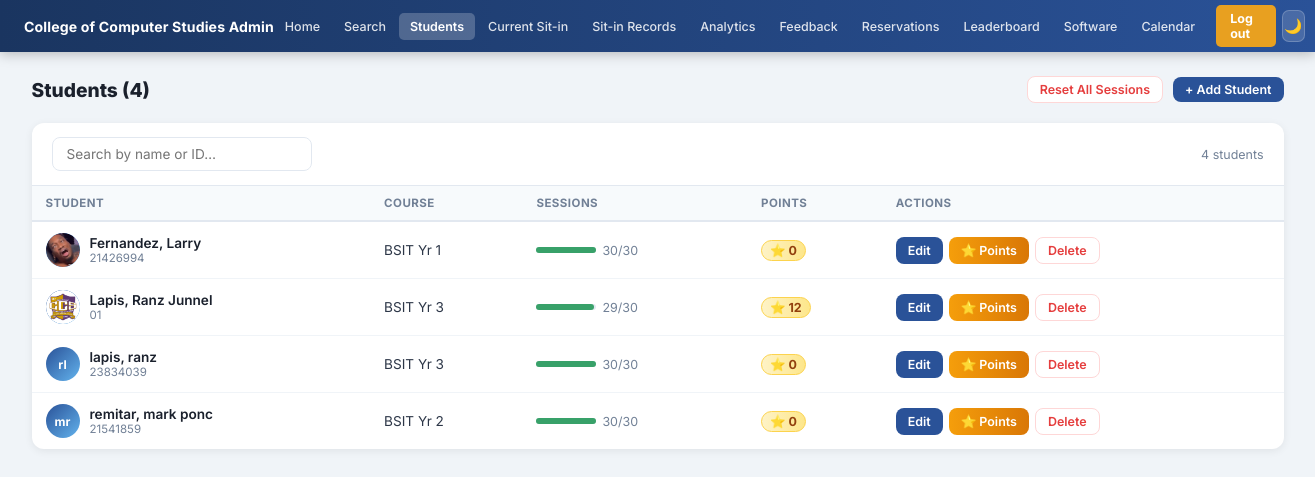
Page /admin/students (signed in) on the earlier database version.
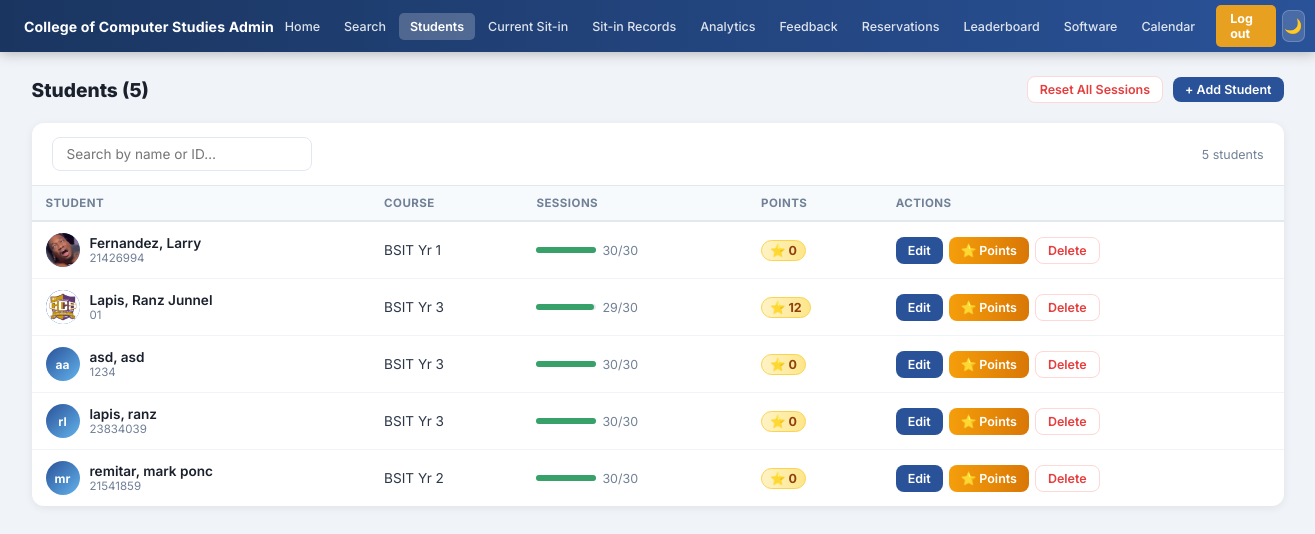
Same page on the later database version.
### tables this page shows
CREATE TABLE students (
            id             INTEGER PRIMARY KEY AUTOINCREMENT,
            idno           VARCHAR(20)  UNIQUE NOT NULL,
            lastname       VARCHAR(50)  NOT NULL,
            firstname      VARCHAR(50)  NOT NULL,
            middlename     VARCHAR(50),
            course         VARCHAR(20)  NOT NULL,
            level          VARCHAR(5)   NOT NULL,
            email          VARCHAR(100) UNIQUE NOT NULL,
            address        TEXT,
            password       VARCHAR(255) NOT NULL,
            image_filename VARCHAR(255),
            remaining_session INTEGER DEFAULT 30,
            created_at     TIMESTAMP DEFAULT CURRENT_TIMESTAMP
        , profile_image TEXT, points INTEGER DEFAULT 0);

### app.py (the view)
@app.route('/admin/students')
def students_list():
    r = admin_required()
    if r: return r
    students = get_all_students()
    return render_template('students_list.html', students=students)

### app.py (called while the page is built)
def is_logged_in():
    return 'student_id' in session

def is_admin():
    return session.get('role') == 'admin'

def admin_required():
    if not is_logged_in() or not is_admin():
        flash('Admin access required.', 'error')
        return redirect(url_for('login'))

### dbhelper.py (called while the page is built)
def connect():
    base_path = os.path.dirname(os.path.abspath(__file__))
    db_path   = os.path.join(base_path, "sysarch.db")
    conn      = sqlite3.connect(db_path)
    conn.row_factory = sqlite3.Row
    return conn

def get_all_students():
    conn = connect()
    cur  = conn.cursor()
    cur.execute("SELECT * FROM students ORDER BY lastname, firstname")
    rows = cur.fetchall()
    conn.close()
    return rows

### templates/students_list.html (shortened to what this page needs)
<!DOCTYPE html>
<html lang="en">
<head>
  <link rel="stylesheet" href="{{ url_for('static', filename='css/admin.css') }}">
</head>
<body>
{% from 'macros.html' import admin_nav %}
{{ admin_nav('students') }}
<div class="page-wrap">
  <div class="page-header">
    <div class="page-title">Students ({{ students|length }})</div>
    <div style="display:flex;gap:10px;align-items:center;">
      <a href="{{ url_for('reset_sessions') }}" class="btn btn-danger btn-sm"
         onclick="return confirm('Reset ALL sessions to 30?')">Reset All Sessions</a>
      <button class="btn btn-primary btn-sm" onclick="openAddModal()">+ Add Student</button>
    </div>
  </div>
  <div class="card">
    <div class="card-header-bar">
      <input type="text" class="search-input" placeholder="Search by name or ID…" oninput="filterTable(this.value)" id="searchBox"/>
      <span style="font-size:0.78rem;color:#718096;" id="countLabel">{{ students|length }} students</span>
    </div>
    <div style="overflow-x:auto;">
      <table class="students-table" id="studentsTable">
        <thead>
          <tr>
            <th>Student</th>
            <th>Course</th>
            <th>Sessions</th>
            <th>Points</th>
            <th>Actions</th>
          </tr>
        </thead>
        <tbody>
          {% for s in students %}
          <tr data-name="{{ s.firstname|lower }} {{ s.lastname|lower }}" data-id="{{ s.idno|lower }}">
            <td>
              <div class="avatar-cell">
                <div class="mini-av">
                  {% if s.profile_image %}
                    <img src="{{ url_for('static', filename='uploads/' + s.profile_image) }}" alt=""/>
                  {% else %}
                    {{ s.firstname[0] }}{{ s.lastname[0] }}
                  {% endif %}
                </div>
                <div>
                  <div class="student-name">{{ s.lastname }}, {{ s.firstname }}</div>
                  <div class="student-id">{{ s.idno }}</div>
                </div>
              </div>
            </td>
            <td>{{ s.course }} Yr {{ s.level }}</td>
            <td>
              <div class="session-bar-wrap">
                {% set pct = (s.remaining_session / 30 * 100)|int %}
                <div class="session-bar-bg">
                  <div class="session-bar-fill" style="width:{{ pct }}%;background:{% if pct>50 %}#38a169{% elif pct>20 %}#d69e2e{% else %}#e53e3e{% endif %};"></div>
                </div>
                <span style="font-size:0.78rem;color:#718096;">{{ s.remaining_session }}/30</span>
              </div>
            </td>
            <td><span class="pts-badge">⭐ {{ s.points if s.points else 0 }}</span></td>
            <td>
              <div class="actions-cell">
                <button class="btn btn-primary btn-sm"
                  onclick="openEditModal('{{ s.idno }}','{{ s.lastname }}','{{ s.firstname }}','{{ s.course }}','{{ s.level }}','{{ s.email }}',{{ s.remaining_session }},{{ s.points if s.points else 0 }})">
                  Edit
                </button>
                <button class="btn btn-gold btn-sm"
                  onclick="openPointsModal('{{ s.idno }}','{{ s.firstname }} {{ s.lastname }}',{{ s.points if s.points else 0 }})">
                  ⭐ Points
                </button>
                <a href="{{ url_for('delete_student', idno=s.idno) }}" class="btn btn-danger btn-sm"
                   onclick="return confirm('Delete {{ s.firstname }} {{ s.lastname }}?')">Delete</a>
              </div>
            </td>
          </tr>
          {% else %}
          <tr><td colspan="5" style="text-align:center;padding:40px;color:#a0aec0;">No students found.</td></tr>
          {% endfor %}
        </tbody>
      </table>
    </div>
  </div>
</div>
</body>
</html>

### templates/macros.html (shortened to what this page needs)
{% macro admin_nav(active='') %}
<nav class="admin-navbar">
  <span class="navbar-brand">College of Computer Studies Admin</span>
  <div class="navbar-menu">
    <a href="{{ url_for('dashboard') }}"           class="nav-link {{ 'active' if active=='home' }}">Home</a>
    <a href="#" onclick="openSearch();return false" class="nav-link {{ 'active' if active=='search' }}">Search</a>
    <a href="{{ url_for('students_list') }}"        class="nav-link {{ 'active' if active=='students' }}">Students</a>
    <a href="{{ url_for('current_sitin') }}"        class="nav-link {{ 'active' if active=='current' }}">Current Sit-in</a>
    <a href="{{ url_for('sitin_records') }}"        class="nav-link {{ 'active' if active=='records' }}">Sit-in Records</a>
    <a href="{{ url_for('sitin_reports') }}"        class="nav-link {{ 'active' if active=='analytics' }}">Analytics</a>
    <a href="{{ url_for('feedback_reports') }}"     class="nav-link {{ 'active' if active=='feedback' }}">Feedback</a>
    <a href="{{ url_for('admin_reservations') }}"   class="nav-link {{ 'active' if active=='reservation' }}">Reservations</a>
    <a href="{{ url_for('admin_leaderboard') }}"    class="nav-link {{ 'active' if active=='leaderboard' }}">Leaderboard</a>
    <a href="{{ url_for('admin_software') }}"       class="nav-link {{ 'active' if active=='software' }}">Software</a>
    <a href="{{ url_for('admin_calendar') }}"       class="nav-link {{ 'active' if active=='calendar' }}">Calendar</a>
    <a href="{{ url_for('logout') }}"               class="nav-logout">Log out</a>
    <button onclick="toggleAdminDark()" class="admin-dark-btn" title="Toggle Dark Mode"
      style="background:rgba(255,255,255,.15);border:1px solid rgba(255,255,255,.2);color:#fff;width:32px;height:32px;border-radius:7px;cursor:pointer;font-size:0.9rem;margin-left:4px;">🌙</button>
  </div>
</nav>
{% endmacro %}

### static/css/admin.css (style rules this page uses)
*, *::before, *::after { box-sizing: border-box; margin: 0; padding: 0; }
body { font-family: 'Inter', sans-serif; background: #f0f4f8; color: #1a202c; font-size: 0.875rem; min-height: 100vh; }
a { text-decoration: none; }
.admin-navbar { background: linear-gradient(90deg, #1a3560 0%, #2a5298 100%); display: flex; align-items: center; justify-content: space-between; padding: 0 24px; height: 52px; position: sticky; top: 0; z-index: 100; box-shadow: 0 2px 12px rgba(0,0,0,0.25); }
.navbar-brand { color: #fff; font-size: 0.88rem; font-weight: 700; letter-spacing: 0.01em; white-space: nowrap; }
.navbar-menu { display: flex; align-items: center; gap: 2px; }
.nav-link { color: rgba(255,255,255,0.85); padding: 6px 11px; border-radius: 5px; font-size: 0.78rem; font-weight: 500; transition: all 0.15s; white-space: nowrap; }
.nav-link.active { background: rgba(255,255,255,0.22); color: #fff; font-weight: 600; }
.nav-logout { background: #e8a020; color: #fff; padding: 6px 14px; border-radius: 5px; font-size: 0.78rem; font-weight: 700; margin-left: 8px; transition: background 0.15s; }
.card { background: #fff; border-radius: 12px; overflow: hidden; box-shadow: 0 2px 8px rgba(0,0,0,0.07); margin-bottom: 22px; }
.btn { display: inline-flex; align-items: center; gap: 5px; padding: 8px 18px; border-radius: 7px; border: none; font-size: 0.82rem; font-weight: 600; font-family: 'Inter', sans-serif; cursor: pointer; transition: all 0.15s; }
.btn-primary { background: #2a5298; color: #fff; }
.btn-danger { background: #e53e3e; color: #fff; }
.btn-sm { padding: 4px 11px; font-size: 0.75rem; border-radius: 5px; }

### templates/students_list.html (style rules this page uses)
.page-wrap { max-width: 1300px; margin: 0 auto; padding: 24px; }
.page-header { display: flex; align-items: center; justify-content: space-between; margin-bottom: 20px; }
.page-title { font-size: 1.2rem; font-weight: 800; color: #1a202c; }
.btn { display: inline-flex; align-items: center; gap: 6px; padding: 8px 18px; border-radius: 8px; font-size: 0.84rem; font-weight: 600; font-family: 'Inter',sans-serif; cursor: pointer; border: none; text-decoration: none; transition: all .15s; }
.btn-primary { background: #2a5298; color: #fff; }
.btn-danger { background: #fff; color: #e53e3e; border: 1.5px solid #fed7d7; }
.btn-sm { padding: 5px 12px; font-size: 0.78rem; }
.btn-gold { background: linear-gradient(90deg,#f59e0b,#d97706); color: #fff; }
.card { background: #fff; border-radius: 12px; box-shadow: 0 2px 8px rgba(0,0,0,.07); overflow: hidden; }
.card-header-bar { padding: 14px 20px; border-bottom: 1px solid #e2e8f0; display: flex; align-items: center; justify-content: space-between; gap: 12px; flex-wrap: wrap; }
.search-input { padding: 8px 14px; border: 1.5px solid #e2e8f0; border-radius: 8px; font-size: 0.85rem; font-family: 'Inter',sans-serif; outline: none; width: 260px; }
.students-table { width: 100%; border-collapse: collapse; font-size: 0.85rem; }
.students-table th { background: #f7fafc; padding: 10px 14px; text-align: left; font-size: 0.72rem; font-weight: 700; color: #718096; text-transform: uppercase; letter-spacing: .04em; border-bottom: 2px solid #e2e8f0; }
.students-table td { padding: 11px 14px; border-bottom: 1px solid #f0f4f8; color: #2d3748; vertical-align: middle; }
.students-table tr:last-child td { border-bottom: none; }
.avatar-cell { display: flex; align-items: center; gap: 10px; }
.mini-av { width: 34px; height: 34px; border-radius: 50%; flex-shrink: 0; background: linear-gradient(135deg,#2a5298,#63b3ed); display: flex; align-items: center; justify-content: center; font-size: 0.75rem; font-weight: 700; color: #fff; overflow: hidden; }
.mini-av img { width: 100%; height: 100%; object-fit: cover; border-radius: 50%; }
.student-name { font-weight: 600; color: #1a202c; }
.student-id { font-size: 0.72rem; color: #718096; }
.session-bar-wrap { display: flex; align-items: center; gap: 6px; }
.session-bar-bg { width: 60px; background: #e2e8f0; border-radius: 4px; height: 6px; }
.session-bar-fill { height: 100%; border-radius: 4px; }
.pts-badge { display: inline-flex; align-items: center; gap: 3px; background: linear-gradient(90deg,#fef3c7,#fde68a); color: #92400e; font-weight: 700; font-size: 0.78rem; padding: 2px 8px; border-radius: 20px; border: 1px solid #fcd34d; }
.actions-cell { display: flex; gap: 6px; flex-wrap: wrap; }

Differences in the rows shown:
added students: firstname "a", lastname "a", lastname "asd", firstname "asd", idno "1234", course "BSIT", level "3", {{ pct }} 100 (drawn), remaining_session "30", points "0"
Other differences:
{{ students|length }}: "4" → "5"
